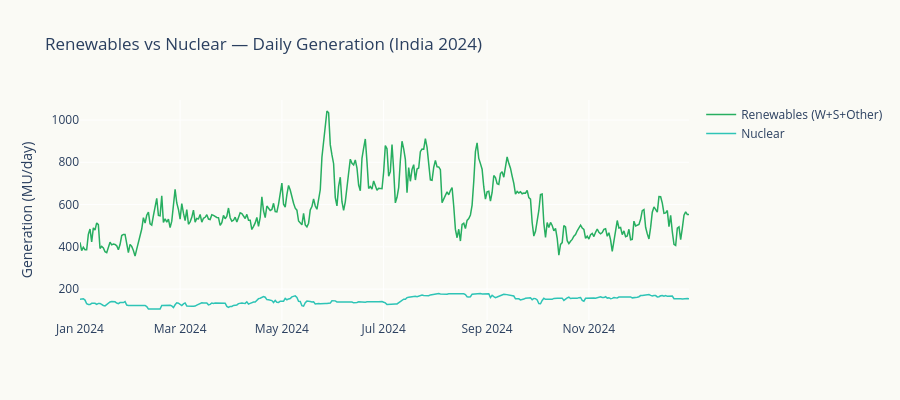

Notebook code cell kept with this figure:
### Markdown cell above
## 2. Renewables vs Nuclear — Daily Head-to-Head

### Code cell
fig = go.Figure()

fig.add_trace(go.Scatter(
    x=df24['date'], y=df24['renewables'],
    name='Renewables (W+S+Other)', mode='lines',
    line=dict(width=1.5, color=palette['renewables']),
    hovertemplate='RE: %{y:.0f} MU<extra></extra>',
))
fig.add_trace(go.Scatter(
    x=df24['date'], y=df24['nuclear'],
    name='Nuclear', mode='lines',
    line=dict(width=1.5, color=palette['nuclear']),
    hovertemplate='Nuclear: %{y:.0f} MU<extra></extra>',
))

fig.update_layout(
    title='Renewables vs Nuclear — Daily Generation (India 2024)',
    yaxis_title='Generation (MU/day)',
    hovermode='x unified',
    plot_bgcolor='#FAFAF5', paper_bgcolor='#FAFAF5',
    height=400,
)
fig.show()

re_wins = (df24['renewables'] > df24['nuclear']).sum()
print(f'Renewables beat Nuclear on {re_wins} of 366 days ({re_wins/366*100:.0f}%)')
print(f'Renewables avg: {df24["renewables"].mean():.0f} MU vs Nuclear avg: {df24["nuclear"].mean():.0f} MU')
print(f'Ratio: Renewables are {df24["renewables"].mean()/df24["nuclear"].mean():.1f}x Nuclear on average')

### Figure 1 — Plotly figure (JSON) as saved in the notebook; plotly's stock layout.template omitted (floating-point values rounded to 4 significant figures; data arrays with more than 128 entries replaced by an {"elided": "..."} marker saying what was removed)
{"data": [{"hovertemplate": "RE: %{y:.0f} MU<extra></extra>", "line": {"color": "#27AE60", "width": 1.5}, "mode": "lines", "name": "Renewables (W+S+Other)", "type": "scatter", "x": {"elided": "366 str values"}, "y": {"elided": "366 float values"}}, {"hovertemplate": "Nuclear: %{y:.0f} MU<extra></extra>", "line": {"color": "#2EC4B6", "width": 1.5}, "mode": "lines", "name": "Nuclear", "type": "scatter", "x": {"elided": "366 str values"}, "y": {"elided": "366 float values"}}], "layout": {"height": 400, "hovermode": "x unified", "paper_bgcolor": "#FAFAF5", "plot_bgcolor": "#FAFAF5", "title": {"text": "Renewables vs Nuclear — Daily Generation (India 2024)"}, "yaxis": {"title": {"text": "Generation (MU/day)"}}}}
